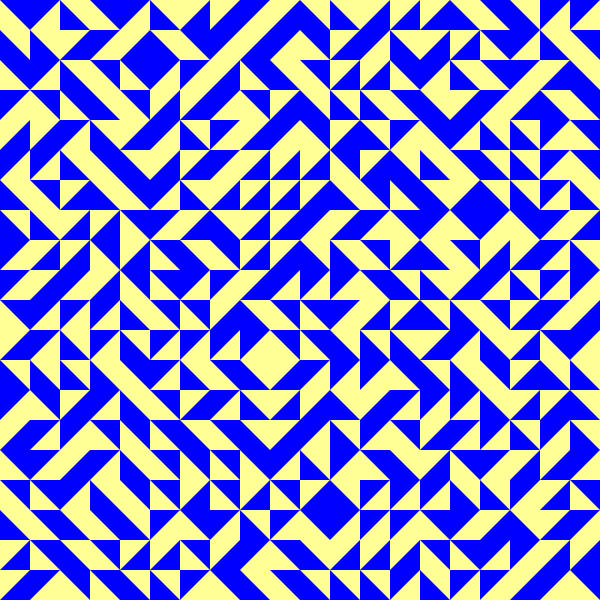
Frame 1 (no input)
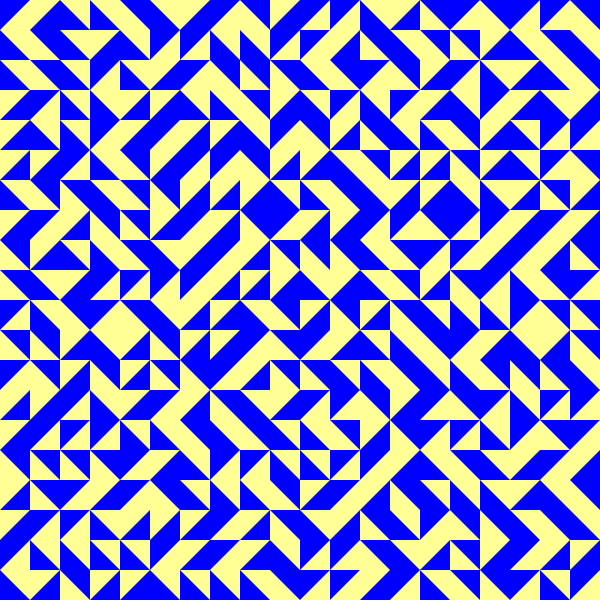
Frame 2 (the mouse pressed at the canvas centre, redrawn once)

The p5.js sketch that drew these frames (run headless with seeded random() and noise() and a simulated clock; the mouse was pressed at the canvas centre and the sketch redrawn once):

// p5.js sketch
// ── sketch.js
const tiles = [];
const TILE_SIZE = 30;

function setup() {
  createCanvas(600, 600);
  noLoop();
  loadTiles();
}

function draw() {
  background(0);
  stroke(255);

  for (x = 0; x < width; x += TILE_SIZE) {
    for (let y = 0; y < height; y += TILE_SIZE) {
      const tile = random(tiles);
      image(tile, x, y);
    }
  }
}

function loadTiles() {
  const halfSize = TILE_SIZE / 2;
  for (let i = 0; i < 4; i++) {
    const ctx = createGraphics(TILE_SIZE, TILE_SIZE);
    ctx.background(255, 255, 150);
    ctx.noStroke();
    ctx.angleMode(DEGREES);
    ctx.translate(halfSize, halfSize);
    ctx.rotate(i * 90);
    ctx.fill("blue");
    ctx.triangle(-halfSize, -halfSize, -halfSize, halfSize, halfSize, halfSize);
    tiles.push(ctx);
  }
}
